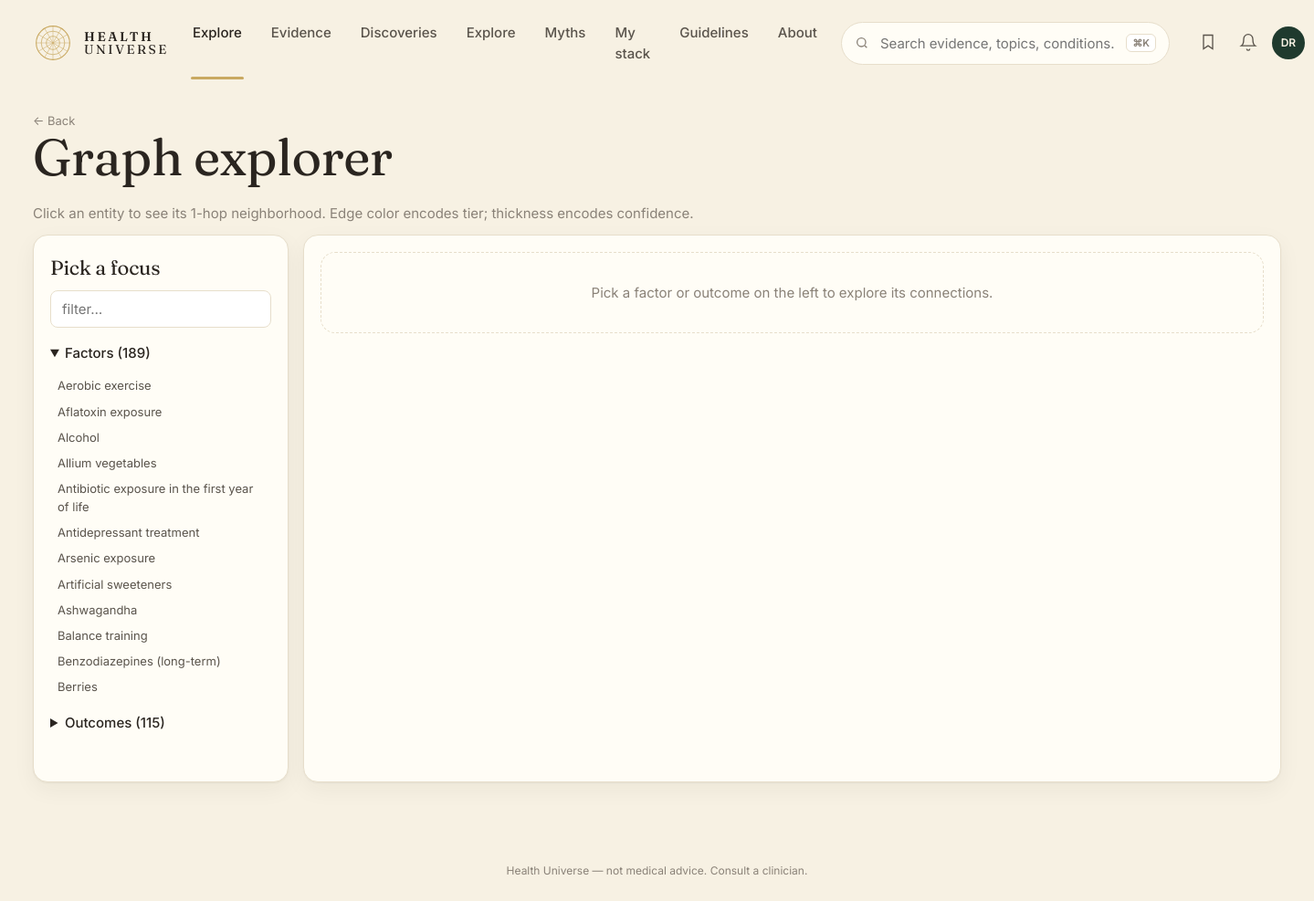
Before: /explore with the older database file.
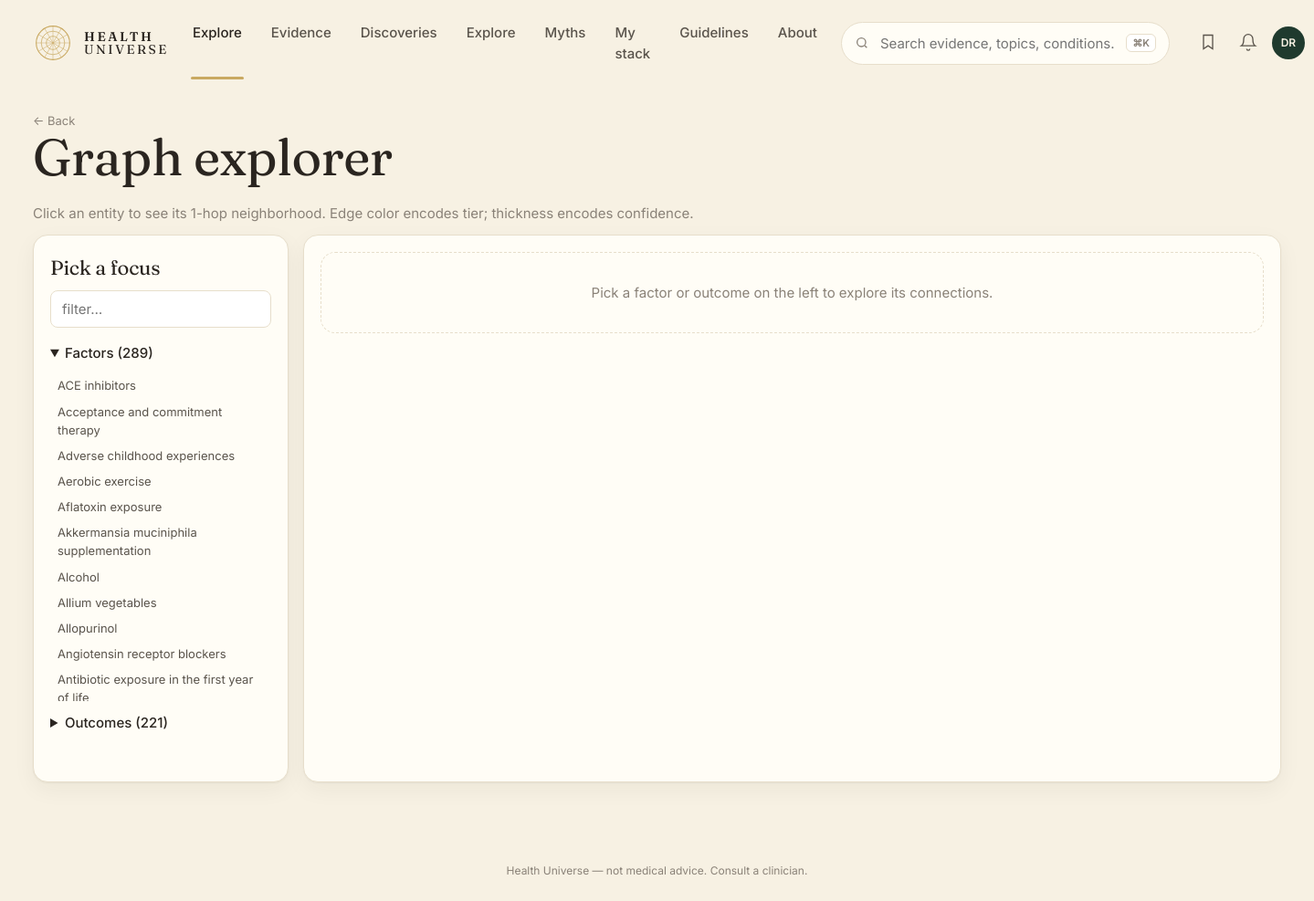
After: the same page with the newer database file.
### tables this page shows
CREATE TABLE entity (
    id            INTEGER PRIMARY KEY,
    slug          TEXT NOT NULL UNIQUE,
    name          TEXT NOT NULL,
    kind          TEXT NOT NULL CHECK (kind IN (
                    'food','nutrient','supplement','drug','activity',
                    'behavior','environmental','pathogen','gene',
                    'biomarker','condition','process')),
    aliases       TEXT,           -- JSON array
    description   TEXT,
    created_at    TEXT NOT NULL DEFAULT (datetime('now')),
    updated_at    TEXT NOT NULL DEFAULT (datetime('now'))
, embedding BLOB, embedded_at TEXT);

### web/app.py (the view)
@app.get("/explore", response_class=HTMLResponse)
def explore(request: Request, focus: str = ""):
    with connect() as conn:
        all_factors = [dict(r) for r in conn.execute(
            "SELECT slug, name FROM entity WHERE kind IN "
            "('food','nutrient','supplement','drug','activity','behavior','environmental') "
            "ORDER BY name").fetchall()]
        all_outcomes = [dict(r) for r in conn.execute(
            "SELECT slug, name FROM entity WHERE kind IN "
            "('condition','process','biomarker') ORDER BY name").fetchall()]
        focus_entity = None
        nodes: list[dict] = []
        edges: list[dict] = []
        if focus:
            focus_entity = conn.execute(
                "SELECT * FROM entity WHERE slug=?", (focus,)).fetchone()
            if focus_entity:
                rows = conn.execute("""
                    SELECT e.id, e.tier, e.direction, e.summary,
                           f.slug AS f_slug, f.name AS f_name, f.kind AS f_kind,
                           o.slug AS o_slug, o.name AS o_name, o.kind AS o_kind
                    FROM edge e
                    JOIN entity f ON f.id = e.factor_id
                    JOIN entity o ON o.id = e.outcome_id
                    WHERE e.factor_id = ? OR e.outcome_id = ?
                    ORDER BY CASE e.tier WHEN 'A' THEN 1 WHEN 'B' THEN 2
                                  WHEN 'C' THEN 3 ELSE 4 END LIMIT 80""",
                    (focus_entity["id"], focus_entity["id"])).fetchall()
                seen = {focus_entity["slug"]: dict(focus_entity)}
                for r in rows:
                    if r["f_slug"] not in seen:
                        seen[r["f_slug"]] = {"slug": r["f_slug"], "name": r["f_name"], "kind": r["f_kind"]}
                    if r["o_slug"] not in seen:
                        seen[r["o_slug"]] = {"slug": r["o_slug"], "name": r["o_name"], "kind": r["o_kind"]}
                    edges.append({
                        "id": r["id"], "from": r["f_slug"], "to": r["o_slug"],
                        "tier": r["tier"], "direction": r["direction"],
                        "summary": r["summary"],
                    })
                nodes = list(seen.values())
    return render(request, "explore.html", {
        "title": "Explore",
        "factors": all_factors,
        "outcomes": all_outcomes,
        "focus": focus, "focus_entity": dict(focus_entity) if focus_entity else None,
        "nodes": nodes, "edges": edges,
    })

### web/templates/explore.html (shortened to what the changed rows need)
{% extends "base.html" %}
{% block content %}
<section class="explore-page">
  <h1>Graph explorer</h1>
  <div class="explore-grid">
    <aside class="explore-picker card">
      <details open><summary>Factors ({{ factors|length }})</summary>
        <ul class="explore-list">
          {% for f in factors %}<li data-name="{{ f.name|lower }}"><a href="/explore?focus={{ f.slug }}" class="{% if focus==f.slug %}sel{% endif %}">{{ f.name }}</a></li>{% endfor %}
        </ul>
      </details>
      <details><summary>Outcomes ({{ outcomes|length }})</summary>
      </details>
    </aside>
  </div>
</section>
{% endblock %}

Changed rows visible on the page:
no longer on this page (row unchanged): entity: name "Antidepressant treatment"
no longer on this page (row unchanged): entity: name "Arsenic exposure"
no longer on this page (row unchanged): entity: name "Artificial sweeteners"
no longer on this page (row unchanged): entity: name "Ashwagandha"
no longer on this page (row unchanged): entity: name "Balance training"
no longer on this page (row unchanged): entity: name "Benzodiazepines (long-term)"
no longer on this page (row unchanged): entity: name "Berries"
added entity: name "ACE inhibitors"
added entity: name "Acceptance and commitment therapy"
added entity: name "Adverse childhood experiences"
added entity: name "Akkermansia muciniphila supplementation"
added entity: name "Allopurinol"
added entity: name "Angiotensin receptor blockers"
Other visible differences:
{{ factors|length }}: "189" → "289"
{{ outcomes|length }}: "115" → "221"
